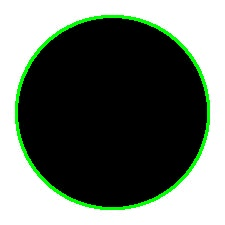
#> input picture TPs/TP1/image_circle.jpg, 225 x 225 px, given in place of the camera
$ python camarav3.py
#> lines starting #> are read from the running program, lines starting #| are printed output that depends on the picture; after the words box and inside, x2 and y2 are one past the last pixel; in counts of white or black regions, pixels touching at a corner belong together
import cv2
import numpy as np


# Callback function for the kernel size trackbar
def update_kernel_size(value):
    global kernel_size
    kernel_size = value


# Callback function for the binary threshold trackbar
def update_threshold(value):
    global threshold_value
    threshold_value = value


# Callback function for the contour trackbar
def update_contour(value):
    global contour_threshold
    contour_threshold = value


# Initialize camera capture
cap = cv2.VideoCapture(0)  # 0 represents the default camera

# Create a window for displaying the camera feed
cv2.namedWindow('Camera')

# Create trackbars for kernel size, binary threshold, and contour threshold
cv2.createTrackbar('Kernel Size', 'Camera', 1, 20, update_kernel_size)
cv2.createTrackbar('Threshold', 'Camera', 128, 255, update_threshold)
cv2.createTrackbar('Contour Threshold', 'Camera', 100, 500, update_contour)

kernel_size = 1  # Initial kernel size
threshold_value = 128  # Initial threshold value
contour_threshold = 100  # Initial contour threshold value

while True:
    ret, frame = cap.read()  # Read a frame from the camera
#> frame is the input picture: shape (225, 225, 3); mean B, G, R 103.9, 113.2, 103.9

    if not ret:
        print("Error reading frame")
        break

    # Convert the frame to grayscale
    gray_frame = cv2.cvtColor(frame, cv2.COLOR_BGR2GRAY)
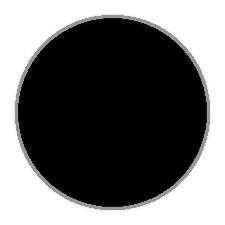
#> gray_frame: shape (225, 225); min 0, max 255, mean 109.4

    # Resize the grayscale frame to match the dimensions of the color frame
    gray_frame_resized = cv2.resize(gray_frame, (frame.shape[1], frame.shape[0]))

    # Apply denoising using kernel size
    denoised_frame = cv2.GaussianBlur(gray_frame_resized, (kernel_size, kernel_size), 0)

    # Apply binary thresholding
    _, binary_frame = cv2.threshold(denoised_frame, threshold_value, 255, cv2.THRESH_BINARY)
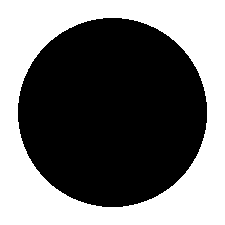
#> binary_frame: shape (225, 225); 44.6% white; 1 white region, box (x1, y1, x2, y2) and area: (0, 0, 225, 225) 22578

    # Find contours and draw them on the original frame
    contours, _ = cv2.findContours(binary_frame, cv2.RETR_EXTERNAL, cv2.CHAIN_APPROX_SIMPLE)
#> contours = [[[0, 0], [0, 224], [224, 224], [224, 0]]]
    contour_image = frame.copy()
    cv2.drawContours(contour_image, contours, -1, (0, 255, 0), contour_threshold)
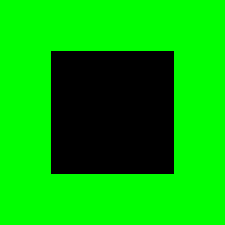
#> contour_image: shape (225, 225, 3); mean B, G, R 0, 178.8, 0

    # Combine the images horizontally using cv2.hconcat
    combined_frame = cv2.hconcat([frame, cv2.cvtColor(denoised_frame, cv2.COLOR_GRAY2BGR), contour_image])
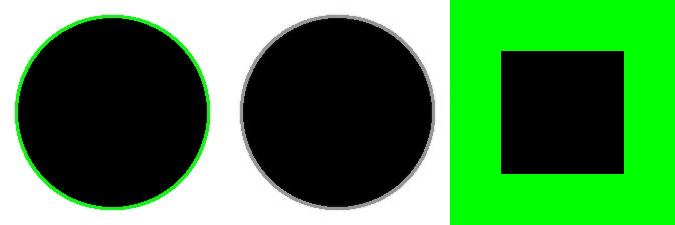
#> combined_frame: shape (225, 675, 3); mean B, G, R 71.1, 133.8, 71.1

    # Display the combined frame
    cv2.imshow('Camera', combined_frame)

    key = cv2.waitKey(1) & 0xFF
#> (key q is pressed here)
    if key == ord('q'):  # Press 'q' to exit
        break

# Release the camera capture resources and close the window
cap.release()
cv2.destroyAllWindows()
